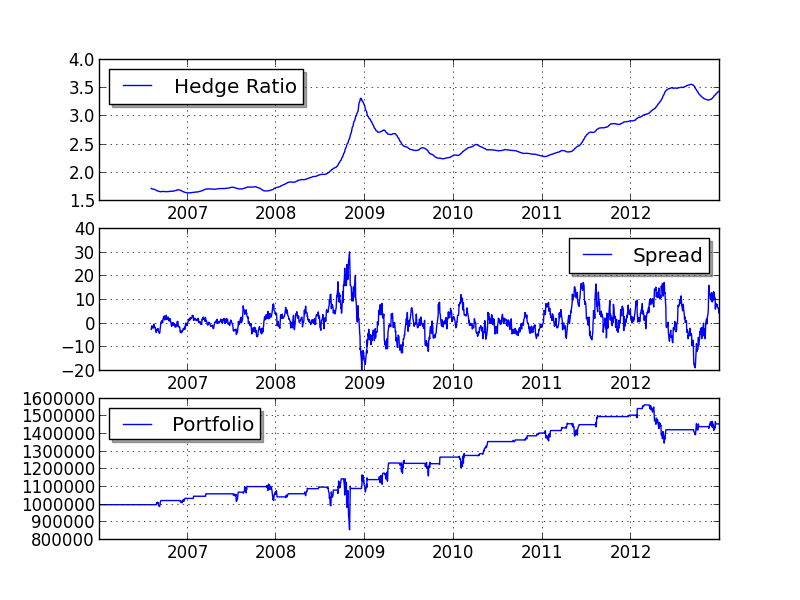

Here is the Python script that generated this plot:
from pyalgotrade import strategy
from pyalgotrade import dataseries
from pyalgotrade.barfeed import yahoofeed
from pyalgotrade import plotter
from pyalgotrade.tools import yahoofinance

import numpy as np
import os
import statsmodels.api as sm

def get_beta(values1, values2):
	# http://statsmodels.sourceforge.net/stable/regression.html
	model = sm.OLS(values1, values2)
	results = model.fit()
	return results.params[0]

class StatArbHelper:
	def __init__(self, ds1, ds2, windowSize):
		# We're going to use datetime aligned versions of the dataseries.
		self.__ds1, self.__ds2 = dataseries.datetime_aligned(ds1, ds2)
		self.__windowSize = windowSize
		self.__hedgeRatio = None
		self.__spread = None
		self.__spreadMean = None
		self.__spreadStd = None
		self.__zScore = None

	def getSpread(self):
		return self.__spread

	def getSpreadMean(self):
		return self.__spreadMean

	def getSpreadStd(self):
		return self.__spreadStd

	def getZScore(self):
		return self.__zScore

	def getHedgeRatio(self):
		return self.__hedgeRatio

	def __updateHedgeRatio(self, values1, values2):
		self.__hedgeRatio = get_beta(values1, values2)

	def __updateSpreadMeanAndStd(self, values1, values2):
		if self.__hedgeRatio != None:
			spread = values1 - values2 * self.__hedgeRatio
			self.__spreadMean = spread.mean()
			self.__spreadStd = spread.std(ddof=1)

	def __updateSpread(self):
		if self.__hedgeRatio != None:
			self.__spread = self.__ds1[-1] - self.__hedgeRatio * self.__ds2[-1]

	def __updateZScore(self):
		if  self.__spread != None and self.__spreadMean != None and self.__spreadStd != None:
			self.__zScore = (self.__spread - self.__spreadMean) / float(self.__spreadStd)

	def update(self):
		if len(self.__ds1) >= self.__windowSize:
			values1 = np.array(self.__ds1[-1*self.__windowSize:])
			values2 = np.array(self.__ds2[-1*self.__windowSize:])
			self.__updateHedgeRatio(values1, values2)
			self.__updateSpread()
			self.__updateSpreadMeanAndStd(values1, values2)
			self.__updateZScore()

class MyStrategy(strategy.Strategy):
	def __init__(self, feed, instrument1, instrument2, windowSize):
		strategy.Strategy.__init__(self, feed)
		self.getBroker().setUseAdjustedValues(True)
		self.__statArbHelper = StatArbHelper(feed[instrument1].getAdjCloseDataSeries(), feed[instrument2].getAdjCloseDataSeries(), windowSize)
		self.__i1 = instrument1
		self.__i2 = instrument2
		# This dataseries are used only for plotting purposes.
		self.__spread = dataseries.SequenceDataSeries()
		self.__hedgeRatio = dataseries.SequenceDataSeries()

	def getSpreadDS(self):
		return self.__spread

	def getHedgeRatioDS(self):
		return self.__hedgeRatio

	def __getOrderSize(self, bars, hedgeRatio):
		# Use up to 75% of available cash.
		cash = self.getBroker().getCash(False) * 0.75
		price1 = bars[self.__i1].getAdjClose()
		price2 = bars[self.__i2].getAdjClose()
		size1 = int(cash / (price1 + hedgeRatio * price2))
		size2 = int(size1 * hedgeRatio)
		return (size1, size2)

	def buySpread(self, bars, hedgeRatio):
		amount1, amount2 = self.__getOrderSize(bars, hedgeRatio)

		self.order(self.__i1, amount1)
		self.order(self.__i2, amount2 * -1)

	def sellSpread(self, bars, hedgeRatio):
		amount1, amount2 = self.__getOrderSize(bars, hedgeRatio)

		self.order(self.__i1, amount1 * -1)
		self.order(self.__i2, amount2)

	def reducePosition(self, instrument):
		currentPos = self.getBroker().getShares(instrument)
		if currentPos > 0:
			self.order(instrument, currentPos * -1)
		elif currentPos < 0:
			self.order(instrument, currentPos * -1)

	def onBars(self, bars):
		self.__statArbHelper.update()

		# This dataseries are used only for plotting purposes.
		self.__spread.appendValueWithDatetime(bars.getDateTime(), self.__statArbHelper.getSpread())
		self.__hedgeRatio.appendValueWithDatetime(bars.getDateTime(), self.__statArbHelper.getHedgeRatio())

		if bars.getBar(self.__i1) and bars.getBar(self.__i2):
			hedgeRatio = self.__statArbHelper.getHedgeRatio()
			zScore = self.__statArbHelper.getZScore()
			if zScore != None:
				if abs(zScore) <= 1:
					self.reducePosition(self.__i1)
					self.reducePosition(self.__i2)
				elif zScore <= -2: # Buy spread when its value drops below 2 standard deviations.
					self.buySpread(bars, hedgeRatio)
				elif zScore >= 2: # Short spread when its value rises above 2 standard deviations.
					self.sellSpread(bars, hedgeRatio)

def build_feed(instruments, fromYear, toYear):
	feed = yahoofeed.Feed()

	for year in range(fromYear, toYear+1):
		for symbol in instruments:
			fileName = "%s-%d-yahoofinance.csv" % (symbol, year)
			if not os.path.exists(fileName):
				print "Downloading %s %d" % (symbol, year)
				csv = yahoofinance.get_daily_csv(symbol, year)
				f = open(fileName, "w")
				f.write(csv)
				f.close()
			feed.addBarsFromCSV(symbol, fileName)
	return feed

def main(plot):
	instruments = ["gld", "gdx"]
	windowSize = 50

	# Download the bars.
	feed = build_feed(instruments, 2006, 2012)

	myStrategy = MyStrategy(feed, instruments[0], instruments[1], windowSize)

	if plot:
		plt = plotter.StrategyPlotter(myStrategy, False, False, True)
		plt.getOrCreateSubplot("hedge").addDataSeries("Hedge Ratio", myStrategy.getHedgeRatioDS())
		plt.getOrCreateSubplot("spread").addDataSeries("Spread", myStrategy.getSpreadDS())

	myStrategy.run()
	print "Result: %.2f" % myStrategy.getResult()

	if plot:
		plt.plot()

if __name__ == "__main__":
	main(True)
